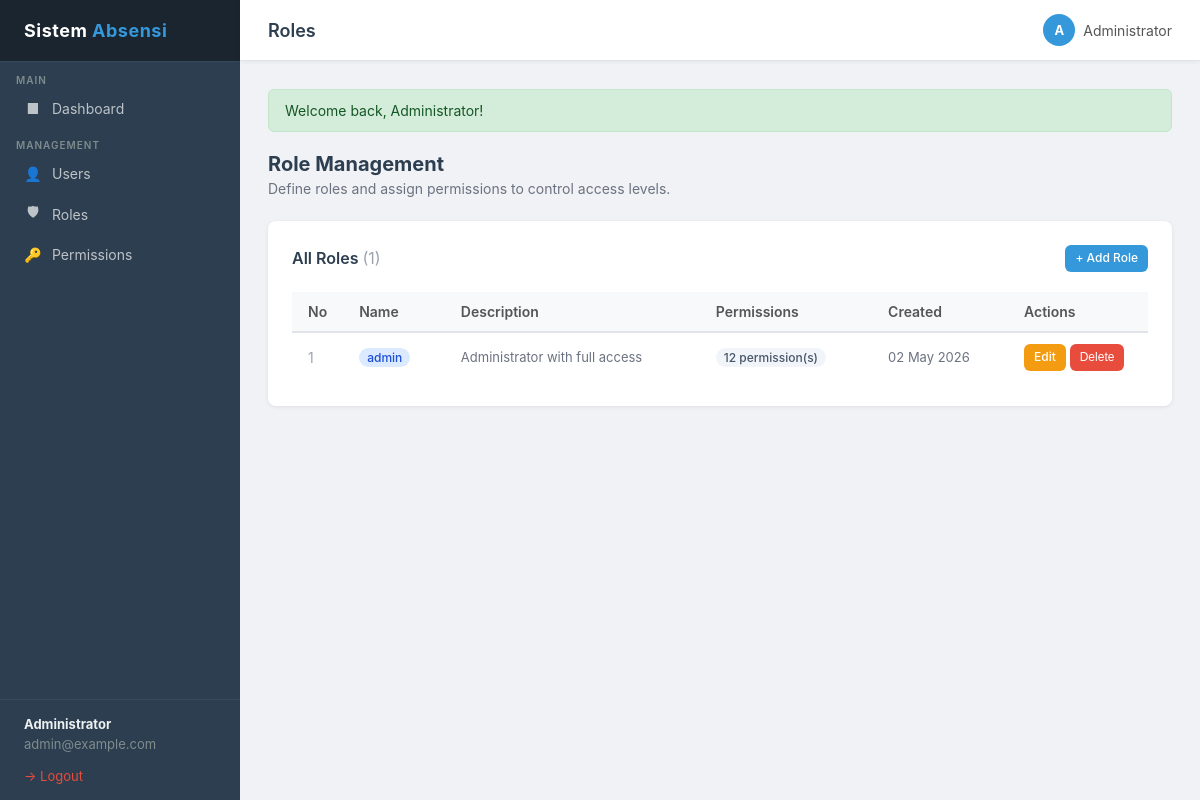
The page /index.php?page=roles&action=index (signed in) on the database its author committed.
### tables this page shows
CREATE TABLE IF NOT EXISTS roles (
    id          INT AUTO_INCREMENT PRIMARY KEY,
    name        VARCHAR(50) UNIQUE NOT NULL,
    description VARCHAR(255),
    created_at  TIMESTAMP DEFAULT CURRENT_TIMESTAMP
);

### controllers/RoleController.php (called while the page is built, shortened)
<?php
require_once __DIR__ . '/../core/Auth.php';
require_once __DIR__ . '/../models/Role.php';
class RoleController {
    public function index(): void {
        $roles = Role::findAll();
        require __DIR__ . '/../views/roles/index.php';
    }
}

### core/Database.php (called while the page is built, shortened)
<?php
class Database {
    private static ?Database $instance = null;
    private PDO $pdo;
    private function __construct() {
        $dsn = 'mysql:host=' . DB_HOST . ';dbname=' . DB_NAME . ';charset=utf8mb4';
        $options = [
            PDO::ATTR_ERRMODE            => PDO::ERRMODE_EXCEPTION,
            PDO::ATTR_DEFAULT_FETCH_MODE => PDO::FETCH_ASSOC,
            PDO::ATTR_EMULATE_PREPARES   => false,
        ];
        try {
            $this->pdo = new PDO($dsn, DB_USER, DB_PASS, $options);
        } catch (PDOException $e) {
            die('Database connection failed: ' . $e->getMessage());
        }
    }
    public static function getInstance(): Database {
        if (self::$instance === null) {
            self::$instance = new self();
        }
        return self::$instance;
    }
    public function query(string $sql, array $params = []): PDOStatement {
        $stmt = $this->pdo->prepare($sql);
        $stmt->execute($params);
        return $stmt;
    }
    public function fetchAll(string $sql, array $params = []): array {
        return $this->query($sql, $params)->fetchAll();
    }
}

### models/Role.php (called while the page is built, shortened)
<?php
require_once __DIR__ . '/../core/Database.php';
class Role {
    public static function findAll(): array {
        $db = Database::getInstance();
        return $db->fetchAll('SELECT * FROM roles ORDER BY id ASC');
    }
}

### core/Auth.php (called while the page is built, shortened)
<?php
class Auth {
    public static function hasPermission(string $permission): bool {
        $permissions = $_SESSION['auth_permissions'] ?? [];
        return in_array($permission, $permissions, true);
    }
}

### views/roles/index.php (the view, shortened to what this page needs)
<?php
require __DIR__ . '/../../views/layouts/header.php';
?>
<div class="page-header">
    <h2>Role Management</h2>
    <p>Define roles and assign permissions to control access levels.</p>
</div>
<div class="card">
    <div class="card-header">
        <span class="card-title">All Roles <span style="color:#9ca3af;font-weight:400;">(<?= count($roles) ?>)</span></span>
        <?php if (Auth::hasPermission('role.create')): ?>
        <a href="<?= BASE_URL ?>/index.php?page=roles&action=create" class="btn btn-primary btn-sm">+ Add Role</a>
        <?php endif; ?>
    </div>
    <div class="table-responsive">
        <table>
            <thead>
                <tr>
                    <th style="width:50px;">No</th>
                    <th>Name</th>
                    <th>Description</th>
                    <th>Permissions</th>
                    <th>Created</th>
                    <th style="width:140px;">Actions</th>
                </tr>
            </thead>
            <tbody>
                <?php if (empty($roles)): ?>
                <tr>
                    <td colspan="6" style="text-align:center;padding:30px;color:#9ca3af;">
                        No roles found.
                    </td>
                </tr>
                <?php else: ?>
                <?php foreach ($roles as $i => $role): ?>
                <tr>
                    <td style="color:#9ca3af;"><?= $i + 1 ?></td>
                    <td>
                        <span class="badge badge-blue"><?= htmlspecialchars($role['name']) ?></span>
                    </td>
                    <td style="color:#6b7280;font-size:13px;">
                        <?= htmlspecialchars($role['description'] ?: '—') ?>
                    </td>
                    <td>
                        <span class="badge badge-gray"><?= $role['permission_count'] ?> permission(s)</span>
                    </td>
                    <td style="color:#6b7280;font-size:13px;">
                        <?= date('d M Y', strtotime($role['created_at'])) ?>
                    </td>
                    <td class="actions">
                        <?php if (Auth::hasPermission('role.edit')): ?>
                        <a href="<?= BASE_URL ?>/index.php?page=roles&action=edit&id=<?= $role['id'] ?>" class="btn btn-warning btn-sm">Edit</a>
                        <?php endif; ?>
                        <?php if (Auth::hasPermission('role.delete')): ?>
                        <form class="confirm-delete" action="<?= BASE_URL ?>/index.php?page=roles&action=delete&id=<?= $role['id'] ?>" method="POST"
                              onsubmit="return confirm('Delete role \'<?= htmlspecialchars(addslashes($role['name'])) ?>\'? Users with this role will lose it.');">
                            <button type="submit" class="btn btn-danger btn-sm">Delete</button>
                        </form>
                        <?php endif; ?>
                    </td>
                </tr>
                <?php endforeach; ?>
                <?php endif; ?>
            </tbody>
        </table>
    </div>
</div>
<?php require __DIR__ . '/../../views/layouts/sidebar.php'; ?>

### views/layouts/header.php (style rules this page uses)
*, *::before, *::after { box-sizing: border-box; margin: 0; padding: 0; }
body { font-family: -apple-system, BlinkMacSystemFont, 'Segoe UI', Roboto, Oxygen, sans-serif; background: #f0f2f5; color: #333; display: flex; min-height: 100vh; }
.card { background: #fff; border-radius: 8px; box-shadow: 0 1px 4px rgba(0,0,0,0.08); padding: 24px; margin-bottom: 24px; }
.card-header { display: flex; align-items: center; justify-content: space-between; margin-bottom: 20px; }
.card-title { font-size: 16px; font-weight: 600; color: #2c3e50; }
.table-responsive { overflow-x: auto; }
table { width: 100%; border-collapse: collapse; font-size: 14px; }
thead th { background: #f8f9fa; padding: 11px 16px; text-align: left; font-weight: 600; color: #555; border-bottom: 2px solid #e0e4e8; white-space: nowrap; }
tbody td { padding: 11px 16px; border-bottom: 1px solid #f0f2f5; vertical-align: middle; }
tbody tr:last-child td { border-bottom: none; }
.badge { display: inline-block; padding: 2px 8px; border-radius: 12px; font-size: 12px; font-weight: 500; margin: 2px 2px 2px 0; }
.badge-blue { background: #dbeafe; color: #1d4ed8; }
.badge-gray { background: #f1f5f9; color: #475569; }
.btn { display: inline-flex; align-items: center; gap: 6px; padding: 8px 16px; border-radius: 6px; border: none; cursor: pointer; font-size: 13px; font-weight: 500; text-decoration: none; transition: opacity 0.15s, background 0.15s; line-height: 1.4; }
.btn-primary { background: #3498db; color: #fff; }
.btn-warning { background: #f39c12; color: #fff; }
.btn-danger { background: #e74c3c; color: #fff; }
.btn-sm { padding: 5px 10px; font-size: 12px; }
.page-header { margin-bottom: 24px; }
.page-header h2 { font-size: 20px; font-weight: 700; color: #2c3e50; }
.page-header p { font-size: 14px; color: #6b7280; margin-top: 4px; }
.actions { white-space: nowrap; }
.confirm-delete { display: inline; }

### rows shown on the page
roles: name "admin", description "Administrator with full access", permission_count "12", created_at "02 May 2026"

### other values the page prints
$authUser['name'] "Administrator"
$authUser['email'] "admin@example.com"
$pageTitle "Roles"
$initials "A"
$flash['message'] "Welcome back, Administrator!"
count($roles) "1"
